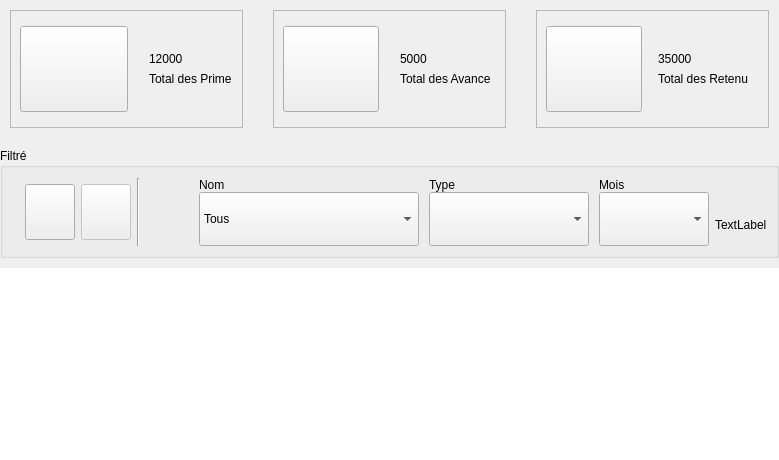
               <widget class="QWidget" name="EmployeOperationsPage">
                <layout class="QVBoxLayout" name="verticalLayout_25">
                 <property name="spacing">
                  <number>0</number>
                 </property>
                 <property name="leftMargin">
                  <number>0</number>
                 </property>
                 <property name="topMargin">
                  <number>0</number>
                 </property>
                 <property name="rightMargin">
                  <number>0</number>
                 </property>
                 <property name="bottomMargin">
                  <number>0</number>
                 </property>
                 <item>
                  <widget class="QWidget" name="empOperationWidgetContainer" native="true">
                   <layout class="QVBoxLayout" name="verticalLayout_31">
                    <property name="spacing">
                     <number>10</number>
                    </property>
                    <property name="leftMargin">
                     <number>0</number>
                    </property>
                    <property name="topMargin">
                     <number>0</number>
                    </property>
                    <property name="rightMargin">
                     <number>0</number>
                    </property>
                    <property name="bottomMargin">
                     <number>0</number>
                    </property>
                    <item>
                     <widget class="QFrame" name="frameAccompteSum">
                      <property name="sizePolicy">
                       <sizepolicy hsizetype="Preferred" vsizetype="Preferred">
                        <horstretch>0</horstretch>
                        <verstretch>0</verstretch>
                       </sizepolicy>
                      </property>
                      <property name="frameShape">
                       <enum>QFrame::NoFrame</enum>
                      </property>
                      <property name="frameShadow">
                       <enum>QFrame::Raised</enum>
                      </property>
                      <layout class="QHBoxLayout" name="horizontalLayout_23">
                       <property name="spacing">
                        <number>30</number>
                       </property>
                       <property name="leftMargin">
                        <number>10</number>
                       </property>
                       <property name="topMargin">
                        <number>10</number>
                       </property>
                       <property name="rightMargin">
                        <number>10</number>
                       </property>
                       <property name="bottomMargin">
                        <number>10</number>
                       </property>
                       <item>
                        <widget class="QFrame" name="frameSum">
                         <property name="frameShape">
                          <enum>QFrame::StyledPanel</enum>
                         </property>
                         <property name="frameShadow">
                          <enum>QFrame::Raised</enum>
                         </property>
                         <layout class="QHBoxLayout" name="horizontalLayout_28">
                          <property name="topMargin">
                           <number>15</number>
                          </property>
                          <property name="bottomMargin">
                           <number>15</number>
                          </property>
                          <item>
                           <widget class="QPushButton" name="buttonIconSumPrime">
                            <property name="sizePolicy">
                             <sizepolicy hsizetype="Preferred" vsizetype="Preferred">
                              <horstretch>0</horstretch>
                              <verstretch>0</verstretch>
                             </sizepolicy>
                            </property>
                            <property name="minimumSize">
                             <size>
                              <width>108</width>
                              <height>86</height>
                             </size>
                            </property>
                            <property name="maximumSize">
                             <size>
                              <width>96</width>
                              <height>86</height>
                             </size>
                            </property>
                            <property name="text">
                             <string/>
                            </property>
                            <property name="iconSize">
                             <size>
                              <width>40</width>
                              <height>35</height>
                             </size>
                            </property>
                           </widget>
                          </item>
                          <item>
                           <layout class="QVBoxLayout" name="verticalLayout_33">
                            <property name="leftMargin">
                             <number>15</number>
                            </property>
                            <property name="topMargin">
                             <number>0</number>
                            </property>
                            <item>
                             <widget class="QLabel" name="labelSumPrime">
                              <property name="text">
                               <string>12000</string>
                              </property>
                              <property name="alignment">
                               <set>Qt::AlignBottom|Qt::AlignLeading|Qt::AlignLeft</set>
                              </property>
                             </widget>
                            </item>
                            <item>
                             <widget class="QLabel" name="labelTitleSumPrime">
                              <property name="text">
                               <string>Total des Prime</string>
                              </property>
                              <property name="alignment">
                               <set>Qt::AlignLeading|Qt::AlignLeft|Qt::AlignTop</set>
                              </property>
                             </widget>
                            </item>
                           </layout>
                          </item>
                         </layout>
                        </widget>
                       </item>
                       <item>
                        <widget class="QFrame" name="frameSum_2">
                         <property name="frameShape">
                          <enum>QFrame::StyledPanel</enum>
                         </property>
                         <property name="frameShadow">
                          <enum>QFrame::Raised</enum>
                         </property>
                         <layout class="QHBoxLayout" name="horizontalLayout_27">
                          <property name="topMargin">
                           <number>15</number>
                          </property>
                          <property name="bottomMargin">
                           <number>15</number>
                          </property>
                          <item>
                           <widget class="QPushButton" name="buttonIconSumAvance">
                            <property name="sizePolicy">
                             <sizepolicy hsizetype="Minimum" vsizetype="Minimum">
                              <horstretch>0</horstretch>
                              <verstretch>0</verstretch>
                             </sizepolicy>
                            </property>
                            <property name="minimumSize">
                             <size>
                              <width>96</width>
                              <height>86</height>
                             </size>
                            </property>
                            <property name="maximumSize">
                             <size>
                              <width>96</width>
                              <height>86</height>
                             </size>
                            </property>
                            <property name="text">
                             <string/>
                            </property>
                            <property name="iconSize">
                             <size>
                              <width>40</width>
                              <height>35</height>
                             </size>
                            </property>
                           </widget>
                          </item>
                          <item>
                           <layout class="QVBoxLayout" name="verticalLayout_35">
                            <property name="leftMargin">
                             <number>15</number>
                            </property>
                            <property name="topMargin">
                             <number>0</number>
                            </property>
                            <item>
                             <widget class="QLabel" name="labelSumAvance">
                              <property name="text">
                               <string>5000</string>
                              </property>
                              <property name="alignment">
                               <set>Qt::AlignBottom|Qt::AlignLeading|Qt::AlignLeft</set>
                              </property>
                             </widget>
                            </item>
                            <item>
                             <widget class="QLabel" name="labelTitleSumAvance">
                              <property name="text">
                               <string>Total des Avance</string>
                              </property>
                              <property name="alignment">
                               <set>Qt::AlignLeading|Qt::AlignLeft|Qt::AlignTop</set>
                              </property>
                             </widget>
                            </item>
                           </layout>
                          </item>
                         </layout>
                        </widget>
                       </item>
                       <item>
                        <widget class="QFrame" name="frameSum_3">
                         <property name="frameShape">
                          <enum>QFrame::StyledPanel</enum>
                         </property>
                         <property name="frameShadow">
                          <enum>QFrame::Raised</enum>
                         </property>
                         <layout class="QHBoxLayout" name="horizontalLayout_26">
                          <property name="topMargin">
                           <number>15</number>
                          </property>
                          <property name="bottomMargin">
                           <number>15</number>
                          </property>
                          <item>
                           <widget class="QPushButton" name="buttonIconSumRetenu">
                            <property name="minimumSize">
                             <size>
                              <width>96</width>
                              <height>86</height>
                             </size>
                            </property>
                            <property name="maximumSize">
                             <size>
                              <width>96</width>
                              <height>86</height>
                             </size>
                            </property>
                            <property name="text">
                             <string/>
                            </property>
                            <property name="iconSize">
                             <size>
                              <width>40</width>
                              <height>35</height>
                             </size>
                            </property>
                           </widget>
                          </item>
                          <item>
                           <layout class="QVBoxLayout" name="verticalLayout_34">
                            <property name="leftMargin">
                             <number>10</number>
                            </property>
                            <item>
                             <widget class="QLabel" name="labelSumRetenu">
                              <property name="text">
                               <string>35000</string>
                              </property>
                              <property name="alignment">
                               <set>Qt::AlignBottom|Qt::AlignLeading|Qt::AlignLeft</set>
                              </property>
                             </widget>
                            </item>
                            <item>
                             <widget class="QLabel" name="labelTitleSumRetenu">
                              <property name="text">
                               <string>Total des Retenu</string>
                              </property>
                              <property name="alignment">
                               <set>Qt::AlignLeading|Qt::AlignLeft|Qt::AlignTop</set>
                              </property>
                             </widget>
                            </item>
                           </layout>
                          </item>
                         </layout>
                        </widget>
                       </item>
                      </layout>
                     </widget>
                    </item>
                    <item>
                     <widget class="QGroupBox" name="groupBox">
                      <property name="title">
                       <string>Filtré</string>
                      </property>
                      <layout class="QHBoxLayout" name="horizontalLayout_25">
                       <property name="topMargin">
                        <number>10</number>
                       </property>
                       <item>
                        <widget class="QLabel" name="labelAccompteEmpID">
                         <property name="text">
                          <string/>
                         </property>
                        </widget>
                       </item>
                       <item>
                        <widget class="QPushButton" name="buttonRefreshAccompteTable">
                         <property name="sizePolicy">
                          <sizepolicy hsizetype="Fixed" vsizetype="Fixed">
                           <horstretch>0</horstretch>
                           <verstretch>0</verstretch>
                          </sizepolicy>
                         </property>
                         <property name="minimumSize">
                          <size>
                           <width>50</width>
                           <height>56</height>
                          </size>
                         </property>
                         <property name="cursor">
                          <cursorShape>PointingHandCursor</cursorShape>
                         </property>
                         <property name="toolTip">
                          <string>Refresh Table</string>
                         </property>
                         <property name="text">
                          <string/>
                         </property>
                         <property name="iconSize">
                          <size>
                           <width>30</width>
                           <height>30</height>
                          </size>
                         </property>
                        </widget>
                       </item>
                       <item>
                        <widget class="QPushButton" name="buttonDeleteAccompte">
                         <property name="enabled">
                          <bool>false</bool>
                         </property>
                         <property name="sizePolicy">
                          <sizepolicy hsizetype="Fixed" vsizetype="Fixed">
                           <horstretch>0</horstretch>
                           <verstretch>0</verstretch>
                          </sizepolicy>
                         </property>
                         <property name="minimumSize">
                          <size>
                           <width>50</width>
                           <height>56</height>
                          </size>
                         </property>
                         <property name="cursor">
                          <cursorShape>PointingHandCursor</cursorShape>
                         </property>
                         <property name="toolTip">
                          <string>Suprimer</string>
                         </property>
                         <property name="text">
                          <string/>
                         </property>
                         <property name="icon">
                          <iconset>
                           <normaloff>:/icons/icons/scissors--minus.png</normaloff>:/icons/icons/scissors--minus.png</iconset>
                         </property>
                         <property name="iconSize">
                          <size>
                           <width>30</width>
                           <height>30</height>
                          </size>
                         </property>
                        </widget>
                       </item>
                       <item>
                        <widget class="Line" name="line_7">
                         <property name="orientation">
                          <enum>Qt::Vertical</enum>
                         </property>
                        </widget>
                       </item>
                       <item>
                        <widget class="QLabel" name="labelAccompteEdit">
                         <property name="text">
                          <string/>
                         </property>
                        </widget>
                       </item>
                       <item>
                        <widget class="QFrame" name="frameToolBar_4">
                         <layout class="QHBoxLayout" name="horizontalLayout_17">
                          <property name="spacing">
                           <number>10</number>
                          </property>
                          <property name="leftMargin">
                           <number>0</number>
                          </property>
                          <property name="topMargin">
                           <number>0</number>
                          </property>
                          <property name="rightMargin">
                           <number>0</number>
                          </property>
                          <property name="bottomMargin">
                           <number>0</number>
                          </property>
                          <item>
                           <spacer name="horizontalSpacer_8">
                            <property name="orientation">
                             <enum>Qt::Horizontal</enum>
                            </property>
                            <property name="sizeHint" stdset="0">
                             <size>
                              <width>40</width>
                              <height>20</height>
                             </size>
                            </property>
                           </spacer>
                          </item>
                          <item>
                           <layout class="QVBoxLayout" name="verticalLayout_20">
                            <property name="spacing">
                             <number>0</number>
                            </property>
                            <property name="leftMargin">
                             <number>0</number>
                            </property>
                            <item alignment="Qt::AlignBottom">
                             <widget class="QLabel" name="label_20">
                              <property name="text">
                               <string>Nom</string>
                              </property>
                             </widget>
                            </item>
                            <item>
                             <widget class="QComboBox" name="cbBoxEmployeOperationByName">
                              <property name="minimumSize">
                               <size>
                                <width>220</width>
                                <height>54</height>
                               </size>
                              </property>
                              <item>
                               <property name="text">
                                <string>Tous</string>
                               </property>
                              </item>
                             </widget>
                            </item>
                           </layout>
                          </item>
                          <item>
                           <layout class="QVBoxLayout" name="verticalLayout_27">
                            <property name="spacing">
                             <number>0</number>
                            </property>
                            <property name="leftMargin">
                             <number>0</number>
                            </property>
                            <item>
                             <widget class="QLabel" name="label_18">
                              <property name="text">
                               <string>Type</string>
                              </property>
                             </widget>
                            </item>
                            <item>
                             <widget class="QComboBox" name="cbBoxEmployeOperationByType">
                              <property name="minimumSize">
                               <size>
                                <width>160</width>
                                <height>54</height>
                               </size>
                              </property>
                              <property name="placeholderText">
                               <string>Tous</string>
                              </property>
                              <item>
                               <property name="text">
                                <string>Tous</string>
                               </property>
                              </item>
                              <item>
                               <property name="text">
                                <string>Prime</string>
                               </property>
                              </item>
                              <item>
                               <property name="text">
                                <string>Retenu</string>
                               </property>
                              </item>
                              <item>
                               <property name="text">
                                <string>Avance</string>
                               </property>
                              </item>
                             </widget>
                            </item>
                           </layout>
                          </item>
                          <item>
                           <layout class="QVBoxLayout" name="verticalLayout_28">
                            <property name="spacing">
                             <number>0</number>
                            </property>
                            <property name="leftMargin">
                             <number>0</number>
                            </property>
                            <property name="topMargin">
                             <number>0</number>
                            </property>
                            <item>
                             <widget class="QLabel" name="label_19">
                              <property name="text">
                               <string>Mois</string>
                              </property>
                             </widget>
                            </item>
                            <item>
                             <widget class="QComboBox" name="cbBoxEmployeOperationByDate">
                              <property name="minimumSize">
                               <size>
                                <width>110</width>
                                <height>54</height>
                               </size>
                              </property>
                              <property name="currentText">
                               <string/>
                              </property>
                              <property name="placeholderText">
                               <string>Tous</string>
                              </property>
                              <item>
                               <property name="text">
                                <string>Tous</string>
                               </property>
                              </item>
                              <item>
                               <property name="text">
                                <string>01</string>
                               </property>
                              </item>
                              <item>
                               <property name="text">
                                <string>02</string>
                               </property>
                              </item>
                              <item>
                               <property name="text">
                                <string>03</string>
                               </property>
                              </item>
                              <item>
                               <property name="text">
                                <string>04</string>
                               </property>
                              </item>
                              <item>
                               <property name="text">
                                <string>05</string>
                               </property>
                              </item>
                              <item>
                               <property name="text">
                                <string>06</string>
                               </property>
                              </item>
                              <item>
                               <property name="text">
                                <string>07</string>
                               </property>
                              </item>
                              <item>
                               <property name="text">
                                <string>08</string>
                               </property>
                              </item>
                              <item>
                               <property name="text">
                                <string>09</string>
                               </property>
                              </item>
                              <item>
                               <property name="text">
                                <string>10</string>
                               </property>
                              </item>
                              <item>
                               <property name="text">
                                <string>11</string>
                               </property>
                              </item>
                              <item>
                               <property name="text">
                                <string>12</string>
                               </property>
                              </item>
                             </widget>
                            </item>
                           </layout>
                          </item>
                         </layout>
                        </widget>
                       </item>
                       <item alignment="Qt::AlignBottom">
                        <widget class="QLabel" name="labelAccompteCount">
                         <property name="minimumSize">
                          <size>
                           <width>0</width>
                           <height>43</height>
                          </size>
                         </property>
                         <property name="text">
                          <string>TextLabel</string>
                         </property>
                        </widget>
                       </item>
                      </layout>
                     </widget>
                    </item>
                    <item>
                     <widget class="MyTable" name="accompteTableWidget">
                      <property name="minimumSize">
                       <size>
                        <width>0</width>
                        <height>0</height>
                       </size>
                      </property>
                      <property name="font">
                       <font>
                        <family>Lucida Casual</family>
                        <pointsize>13</pointsize>
                        <weight>50</weight>
                        <italic>false</italic>
                        <bold>false</bold>
                       </font>
                      </property>
                      <property name="frameShape">
                       <enum>QFrame::NoFrame</enum>
                      </property>
                      <property name="editTriggers">
                       <set>QAbstractItemView::DoubleClicked</set>
                      </property>
                      <property name="alternatingRowColors">
                       <bool>false</bool>
                      </property>
                      <property name="selectionBehavior">
                       <enum>QAbstractItemView::SelectRows</enum>
                      </property>
                      <property name="gridStyle">
                       <enum>Qt::DashLine</enum>
                      </property>
                      <property name="sortingEnabled">
                       <bool>true</bool>
                      </property>
                      <property name="columnCount">
                       <number>0</number>
                      </property>
                      <attribute name="horizontalHeaderVisible">
                       <bool>false</bool>
                      </attribute>
                      <attribute name="horizontalHeaderCascadingSectionResizes">
                       <bool>false</bool>
                      </attribute>
                      <attribute name="horizontalHeaderDefaultSectionSize">
                       <number>150</number>
                      </attribute>
                      <attribute name="horizontalHeaderShowSortIndicator" stdset="0">
                       <bool>false</bool>
                      </attribute>
                      <attribute name="horizontalHeaderStretchLastSection">
                       <bool>true</bool>
                      </attribute>
                      <attribute name="verticalHeaderVisible">
                       <bool>false</bool>
                      </attribute>
                     </widget>
                    </item>
                   </layout>
                  </widget>
                 </item>
                </layout>
               </widget>
